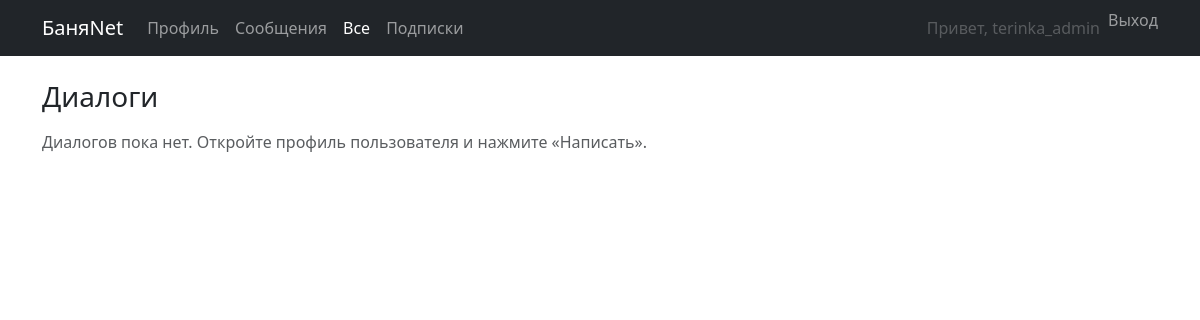
Page /messages/ (signed in) on the earlier database version.
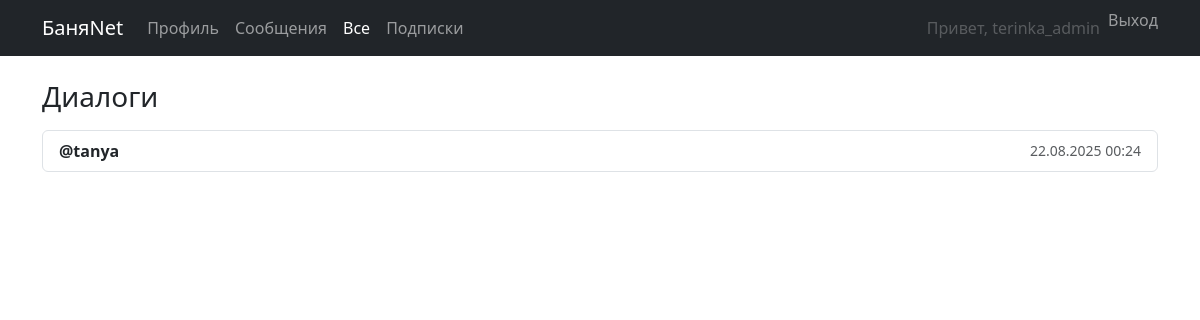
Same page on the later database version.
### messaging/models.py (models this page shows, shortened)
class Thread(models.Model):
    user1 = models.ForeignKey(User, on_delete=models.CASCADE, related_name='threads_as_user1')
    user2 = models.ForeignKey(User, on_delete=models.CASCADE, related_name='threads_as_user2')
    created_at = models.DateTimeField(auto_now_add=True)
    updated_at = models.DateTimeField(auto_now=True)  # обновляется при новых сообщениях
    class Meta:
        ordering = ['-updated_at']
        indexes = [
            models.Index(fields=['user1', 'user2']),
            models.Index(fields=['updated_at']),
        ]

### accounts/models.py (models this page shows)
class User(AbstractUser):
    pass

### messaging/views.py (the view)
# urls.py: path('', views.inbox, name='inbox'),
@login_required
def inbox(request):
    threads = (
        Thread.objects
        .filter(Q(user1=request.user) | Q(user2=request.user))
        .select_related('user1', 'user2')
        .annotate(
            unread_count=Count(
                'messages',
                filter=Q(messages__read_at__isnull=True) & ~Q(messages__sender=request.user),
                distinct=True,
            )
        )
        .order_by('-updated_at')
    )
    return render(request, 'messaging/inbox.html', {'threads': threads})

### messaging/context_processors.py (called while the page is built)
def unread_messages(request):
    if not request.user.is_authenticated:
        return {}
    user = request.user
    count = (
        Message.objects
        .filter(Q(thread__user1=user) | Q(thread__user2=user))  # диалоги где я участник
        .filter(~Q(sender=user), read_at__isnull=True)          # входящие, ещё не прочитанные
        .count()
    )
    return {"unread_count": count, "has_unread": count > 0}

### templates/messaging/inbox.html (shortened to what this page needs)
{% extends "base.html" %}
{% block content %}
  <h3 class="mb-3">Диалоги</h3>
  <div class="list-group">
    {% for t in threads %}
      {% if user == t.user1 %}
        {% with other=t.user2 %}
          <a class="list-group-item list-group-item-action d-flex justify-content-between align-items-center"
             href="{% url 'thread_detail' t.pk %}">
            <div>
              <strong>@{{ other.username }}</strong>
              {% if t.unread_count %}
                <span class="ms-2 small text-dark">✉ {{ t.unread_count }}</span>
              {% endif %}
            </div>
            <small class="text-muted">{{ t.updated_at|date:"d.m.Y H:i" }}</small>
          </a>
        {% endwith %}
      {% else %}
        {% with other=t.user1 %}
          <a class="list-group-item list-group-item-action d-flex justify-content-between align-items-center"
             href="{% url 'thread_detail' t.pk %}">
            <div>
              <strong>@{{ other.username }}</strong>
            </div>
            <small class="text-muted">{{ t.updated_at|date:"d.m.Y H:i" }}</small>
          </a>
        {% endwith %}
      {% endif %}
    {% empty %}
      <div class="text-muted">Диалогов пока нет. Откройте профиль пользователя и нажмите «Написать».</div>
    {% endfor %}
  </div>
{% endblock %}

Differences in the rows shown:
added Thread: user1.username "tanya", updated_at "22.08.2025 00:24"
Other differences:
text no longer shown: "Диалогов пока нет. Откройте профиль пользователя и нажмите «Написать»."
